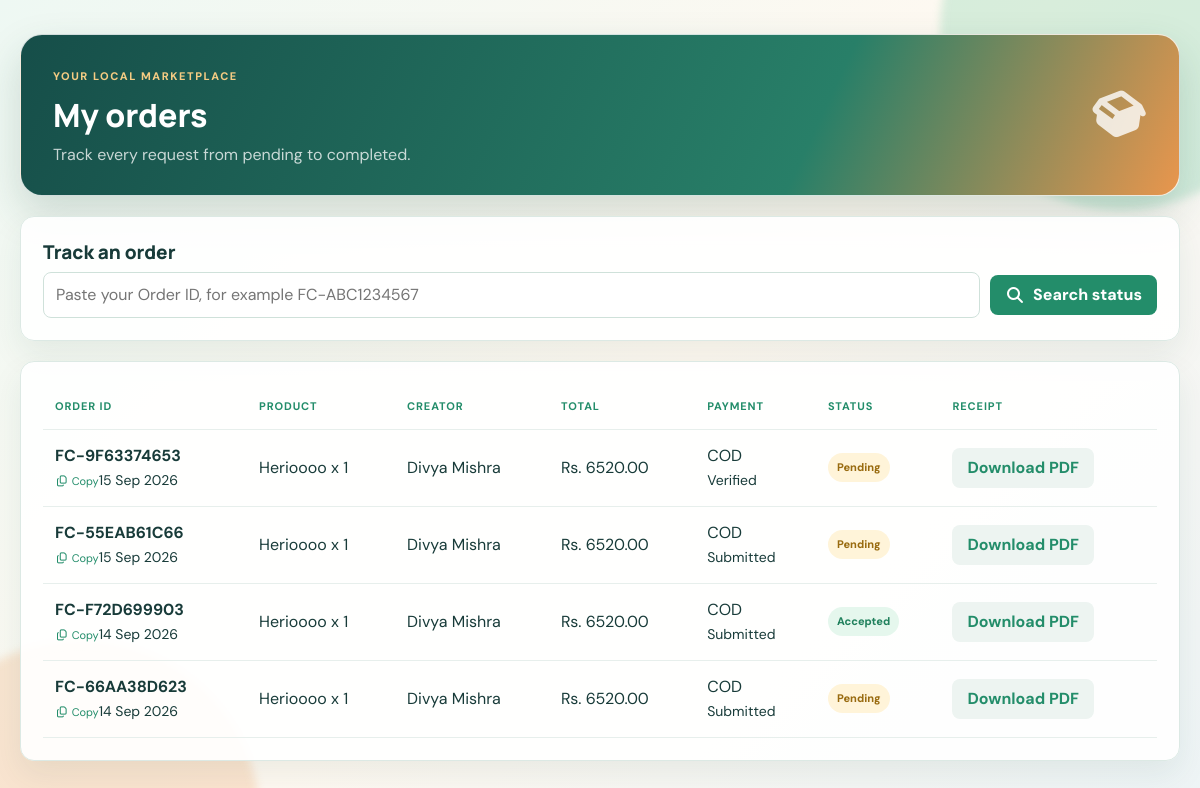
Page /orders/ (signed in) on the committed database.
### project_app/models.py (models this page shows, shortened)
class OrderRequest(models.Model):
    STATUS_CHOICES = [
        ("Pending", "Pending"), ("Accepted", "Accepted"), ("Rejected", "Rejected"),
        ("Preparing", "Preparing"), ("Ready", "Ready"), ("Completed", "Completed"),
    ]
    user = models.ForeignKey(UserDetail, on_delete=models.CASCADE, related_name="order_requests")
    creator = models.ForeignKey(CreatorDetail, on_delete=models.CASCADE, related_name="order_requests_received")
    product = models.ForeignKey(Product, on_delete=models.CASCADE, related_name="order_requests")
    quantity = models.PositiveIntegerField(default=1)
    total = models.DecimalField(max_digits=10, decimal_places=2, default=0)
    delivery_address = models.TextField(blank=True, default="")
    delivery_note = models.CharField(max_length=250, blank=True, default="")
    PAYMENT_CHOICES = [("COD", "Cash on Delivery"), ("UPI", "UPI")]
    PAYMENT_STATUS_CHOICES = [("Submitted", "Submitted"), ("Verified", "Verified"), ("Rejected", "Rejected")]
    order_code = models.CharField(max_length=18, unique=True, default=generate_order_code, editable=False)
    payment_method = models.CharField(max_length=10, choices=PAYMENT_CHOICES, default="COD")
    payment_status = models.CharField(max_length=12, choices=PAYMENT_STATUS_CHOICES, default="Submitted")
    payment_screenshot = models.ImageField(upload_to="payment_screenshots/", null=True, blank=True)
    admin_approved = models.BooleanField(default=False)
    status = models.CharField(max_length=20, choices=STATUS_CHOICES, default="Pending")
    created_at = models.DateTimeField(auto_now_add=True)
    updated_at = models.DateTimeField(auto_now=True)
    class Meta:
        ordering = ["-created_at"]

class Product(models.Model):
    creator=models.ForeignKey(CreatorDetail,on_delete=models.CASCADE)
    phone = models.CharField(max_length=10)
    product_name = models.CharField(max_length=150)
    category = models.CharField(
        max_length=100,
    )
    price = models.DecimalField(
        max_digits=10,
        decimal_places=2
    )
    quantity = models.CharField(max_length=20)
    product_pic = models.ImageField(
        upload_to='products/',
        null=True,
        blank=True
    )
    description = models.TextField()
    prepared_on = models.DateField(null=True, blank=True)
    best_before_days = models.PositiveIntegerField(default=30)
    batch_code = models.CharField(max_length=30, blank=True, default="")
    is_homemade = models.BooleanField(default=True)
    creator_choice = models.BooleanField(default=False)
    date = models.DateField(auto_now_add=True)

class CreatorDetail(models.Model):
    name=models.CharField(max_length=45)
    email=models.EmailField(max_length=55,primary_key=True)
    password=models.CharField(max_length=55)
    phone=models.CharField(max_length=13)
    city=models.CharField(max_length=60)
    about_me=models.TextField()
    profile_pic=models.ImageField(default="",upload_to="creatorpic")
    speciality=models.CharField(max_length=120, blank=True, default="")
    is_verified=models.BooleanField(default=False)
    is_blocked=models.BooleanField(default=False)
    delivery_radius_km = models.PositiveIntegerField(default=10)
    response_time_minutes = models.PositiveIntegerField(default=60)
    profile_views = models.PositiveIntegerField(default=0)

### project_app/views.py (the view)
# urls.py: path("orders/", views.user_orders, name="user_orders"),
def user_orders(request):
    user = _session_user(request)
    if not user:
        return redirect("user_login page")
    return render(request, "user/my_orders.html", {"orders": OrderRequest.objects.filter(user=user).select_related("creator", "product")})

### project_app/context_processors.py (called while the page is built)
def session_account(request):
    email = request.session.get("session_key")
    role = request.session.get("role")
    account = None
    if email and role == "user":
        account = UserDetail.objects.filter(email=email).first()
    elif email and role == "creator":
        account = CreatorDetail.objects.filter(email=email, is_blocked=False).first()
    if not account:
        return {
            "site_account": None,
            "site_role": None,
            "site_is_logged_in": False,
        }
    return {
        "site_account": account,
        "site_role": role,
        "site_is_logged_in": True,
        "site_account_name": account.name,
    }

### project_app/views.py (called while the page is built)
def _session_user(request):
    email = request.session.get("session_key")
    return UserDetail.objects.filter(email=email).first() if email else None

### project_app/templates/user/my_orders.html (shortened to what this page needs)
<!doctype html>
{% load static %}<html lang="en"><head>{% include 'common/common_css.html' %}<link rel="stylesheet" href="{% static 'css/marketplace.css' %}"></head><body><div class="mk-page"><div class="mk-shell"><section class="mk-hero"><div><span class="mk-kicker">Your local marketplace</span><h1>My orders</h1><p>Track every request from pending to completed.</p></div><div class="mk-hero-mark"><i class="fa-solid fa-box-open"></i></div></section><section class="mk-card mk-track-card"><h2>Track an order</h2><form method="get" action="{% url 'track_order' %}" class="mk-track-form"><input class="mk-input" name="order_id" value="{{ searched_order_id|default:'' }}" placeholder="Paste your Order ID, for example FC-ABC1234567" required><button class="mk-btn" type="submit"><i class="fa-solid fa-magnifying-glass"></i> Search status</button></form></section><section class="mk-card"><div class="mk-table-wrap"><table class="mk-table"><thead><tr><th>Order ID</th><th>Product</th><th>Creator</th><th>Total</th><th>Payment</th><th>Status</th><th>Receipt</th></tr></thead><tbody>{% for order in orders %}<tr><td><strong>{{ order.order_code }}</strong><br><button class="mk-copy-link" type="button" onclick="copyText('{{ order.order_code }}')"><i class="fa-regular fa-copy"></i> Copy</button><small>{{ order.created_at|date:"d M Y" }}</small></td><td>{{ order.product.product_name }} x {{ order.quantity }}</td><td>{{ order.creator.name }}</td><td>Rs. {{ order.total }}</td><td>{{ order.payment_method }}<br><small>{{ order.payment_status }}</small></td><td><span class="mk-status {{ order.status|lower }}">{{ order.status }}</span></td><td><a class="mk-btn ghost" href="{% url 'order_receipt' order.id %}">Download PDF</a></td></tr>{% empty %}<tr><td colspan="7" class="mk-empty">You have no order requests yet.</td></tr>{% endfor %}</tbody></table></div></section></div></div></body></html>

### project_app/static/css/style.css (style rules this page uses)
* { box-sizing: border-box; }
body { background-image: url(images\background.jpeg); }

### project_app/static/css/responsive.css (style rules this page uses)
html { width: 100%; overflow-x: hidden; }
body { width: 100%; max-width: 100%; overflow-x: hidden; }
input, select, textarea, button { max-width: 100%; }

### project_app/static/css/marketplace.css (style rules this page uses)
:root { --mk-ink:#183b39;--mk-muted:#70817f;--mk-line:#dce9e4;--mk-green:#238d6a;--mk-orange:#ed8a3b;--mk-paper:rgba(255,255,255,.9); }
* { box-sizing:border-box }
.mk-page { min-height:100vh;padding:34px 18px 70px;color:var(--mk-ink);font-family:'DM Sans',sans-serif;background:linear-gradient(135deg,#eef8f3,#fff9f1 52%,#edf4f6);position:relative;overflow:hidden }
.mk-page:before,.mk-page:after { content:'';position:fixed;width:360px;height:360px;border-radius:50%;filter:blur(4px);opacity:.25;pointer-events:none;z-index:0 }
.mk-page:before { top:-150px;right:-100px;background:#65c99c;animation:mk-float 12s ease-in-out infinite alternate }
.mk-page:after { bottom:-170px;left:-100px;background:#f2a96b;animation:mk-float 16s ease-in-out infinite alternate-reverse }
.mk-shell { position:relative;z-index:1;max-width:1160px;margin:auto }
.mk-hero { display:flex;align-items:center;justify-content:space-between;gap:22px;padding:28px 32px;margin-bottom:20px;border:1px solid rgba(255,255,255,.8);border-radius:22px;background:linear-gradient(115deg,#164e49,#287f68 68%,#e9964d);color:#fff;box-shadow:0 18px 42px rgba(29,83,68,.18);animation:mk-rise .55s ease both }
.mk-hero h1 { margin:6px 0;font:800 32px Manrope,sans-serif }
.mk-hero p { margin:0;color:rgba(255,255,255,.76) }
.mk-kicker { font-size:11px;font-weight:800;letter-spacing:.14em;text-transform:uppercase;color:#f5cc83 }
.mk-hero-mark { font-size:46px;opacity:.8;transform:rotate(8deg) }
.mk-card { padding:22px;border:1px solid var(--mk-line);border-radius:14px;background:var(--mk-paper);box-shadow:0 14px 32px rgba(31,76,63,.08);animation:mk-rise .55s ease both;transition:transform .25s,box-shadow .25s }
.mk-card h2 { margin:0 0 7px;font:800 19px Manrope,sans-serif }
.mk-card a { color:var(--mk-green);font-weight:700;text-decoration:none }
.mk-btn { display:inline-flex;align-items:center;justify-content:center;gap:8px;min-height:40px;padding:0 15px;border:0;border-radius:8px;background:var(--mk-green);color:#fff!important;font-weight:800;text-decoration:none;cursor:pointer }
.mk-btn.ghost { background:#edf4f1;color:var(--mk-green)!important }
.mk-input,.mk-page textarea,.mk-page select { width:100%;min-height:41px;padding:10px 12px;border:1px solid #cfe1da;border-radius:8px;background:#fff;color:var(--mk-ink) }
.mk-table-wrap { overflow-x:auto }
.mk-table { width:100%;border-collapse:collapse }
.mk-table th,.mk-table td { padding:14px 12px;border-bottom:1px solid #e7efec;text-align:left;vertical-align:middle }
.mk-table th { color:var(--mk-green);font-size:11px;letter-spacing:.08em;text-transform:uppercase }
.mk-status { display:inline-flex;padding:6px 9px;border-radius:999px;background:#fff4d9;color:#996b10;font-size:11px;font-weight:800 }
.mk-status.accepted,.mk-status.completed { background:#e5f7ed;color:#21815d }
.mk-track-card { margin-bottom:20px }
.mk-track-form { display:flex;gap:10px;align-items:center }
.mk-track-form .mk-input { flex:1 }
.mk-copy-link { padding:0;border:0;background:transparent;color:var(--mk-green);font-size:11px;cursor:pointer }

### rows in the picture
OrderRequest: order_code "FC-9F63374653", created_at "15 Sep 2026", product.product_name "Herioooo", quantity "1", creator.name "Divya Mishra", total "6520.00", payment_method "COD", payment_status "Verified", status "Pending"
OrderRequest: order_code "FC-55EAB61C66", created_at "15 Sep 2026", product.product_name "Herioooo", quantity "1", creator.name "Divya Mishra", total "6520.00", payment_method "COD", payment_status "Submitted", status "Pending"
OrderRequest: order_code "FC-F72D699903", created_at "14 Sep 2026", product.product_name "Herioooo", quantity "1", creator.name "Divya Mishra", total "6520.00", payment_method "COD", payment_status "Submitted", status "Accepted"
OrderRequest: order_code "FC-66AA38D623", created_at "14 Sep 2026", product.product_name "Herioooo", quantity "1", creator.name "Divya Mishra", total "6520.00", payment_method "COD", payment_status "Submitted", status "Pending"
